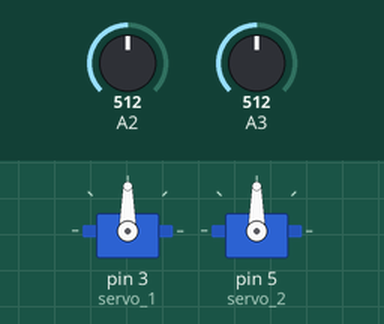
This sketch was run on a simulated Arduino Uno, built with avr-gcc and run on an emulated ATmega328P. Parts: 2 × servo. The test bench sets the inputs (shaded band); at power-on: A2 = 512, A3 = 512.

Above: at 1.2 s.
1.3 s: A2 set to 716
At 2.5 s:
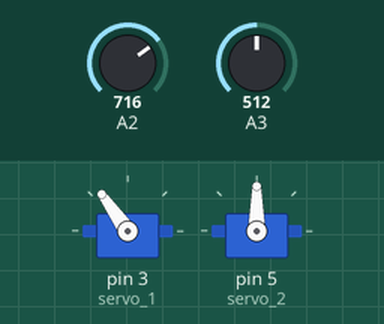
2.8 s: A3 set to 716
At 4.0 s:
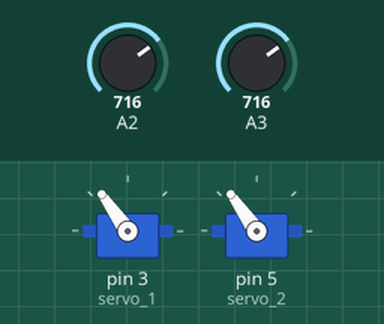
4.3 s: A2 set to 900
At 5.5 s:
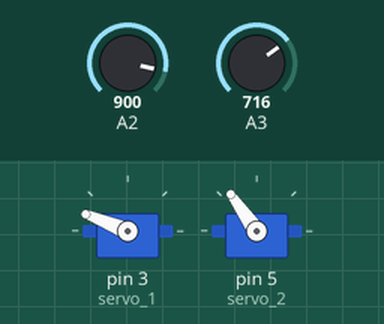
5.8 s: A3 set to 900
At 6.9 s:
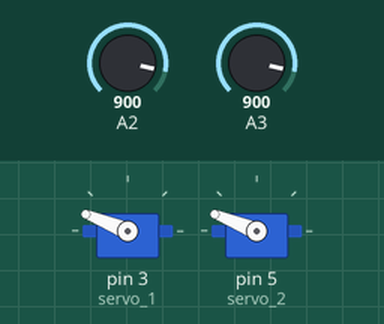
7.3 s: A2 set to 1023
At 8.4 s:
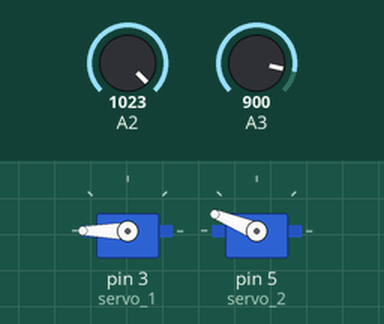
8.8 s: A3 set to 1023
At 9.9 s:
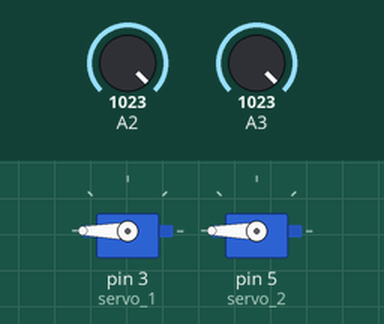
Timing chart, 0 to 11.3 s (numbered marks = the images above; inputs shaded):
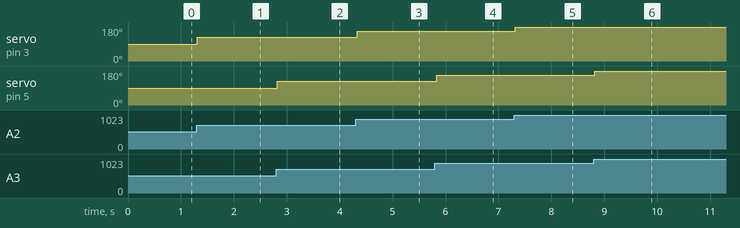

Measured:
- after the input at 1.3 s, servo on pin 3 (servo_1): 90° → 125° at once
- after the input at 2.8 s, servo on pin 5 (servo_2): 90° → 125° at once
- after the input at 4.3 s, servo on pin 3 (servo_1): 125° → 158° at once
- after the input at 5.8 s, servo on pin 5 (servo_2): 125° → 158° at once
- after the input at 7.3 s, servo on pin 3 (servo_1): 158° → 180° at once
- after the input at 8.8 s, servo on pin 5 (servo_2): 158° → 180° at once

The sketch:

Servo_code.ino
```cpp
int angle_1=0;
int angle_2=0;
#include <Servo.h>

int pos = 0;

Servo servo_1;
Servo servo_2;
void setup()
{
servo_1.attach(3);
  servo_2.attach(5);
  pinMode(A2, INPUT);
  pinMode(A3, INPUT);
}

void loop()
{
  angle_1=analogRead(A2) ;
  angle_1=map(angle_1,0,1023,0,180);
  angle_2=analogRead(A3);
  angle_2=map(angle_2,0,1023,0,180);


  servo_1.write(angle_1);
  delay(15);// Wait for 1000 millisecond(s)
  servo_2.write(angle_2);
  delay(15); // Wait for 1000 millisecond(s)
}
```
